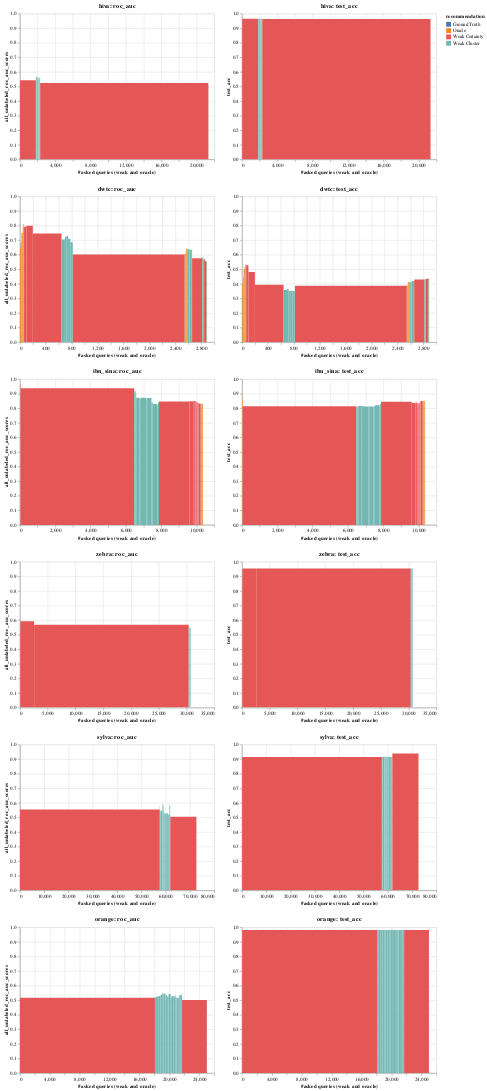

The cell this chart's notebook holds for it:
### Code cell
pre_fetch_data(1)
visualise_top_n(1)
